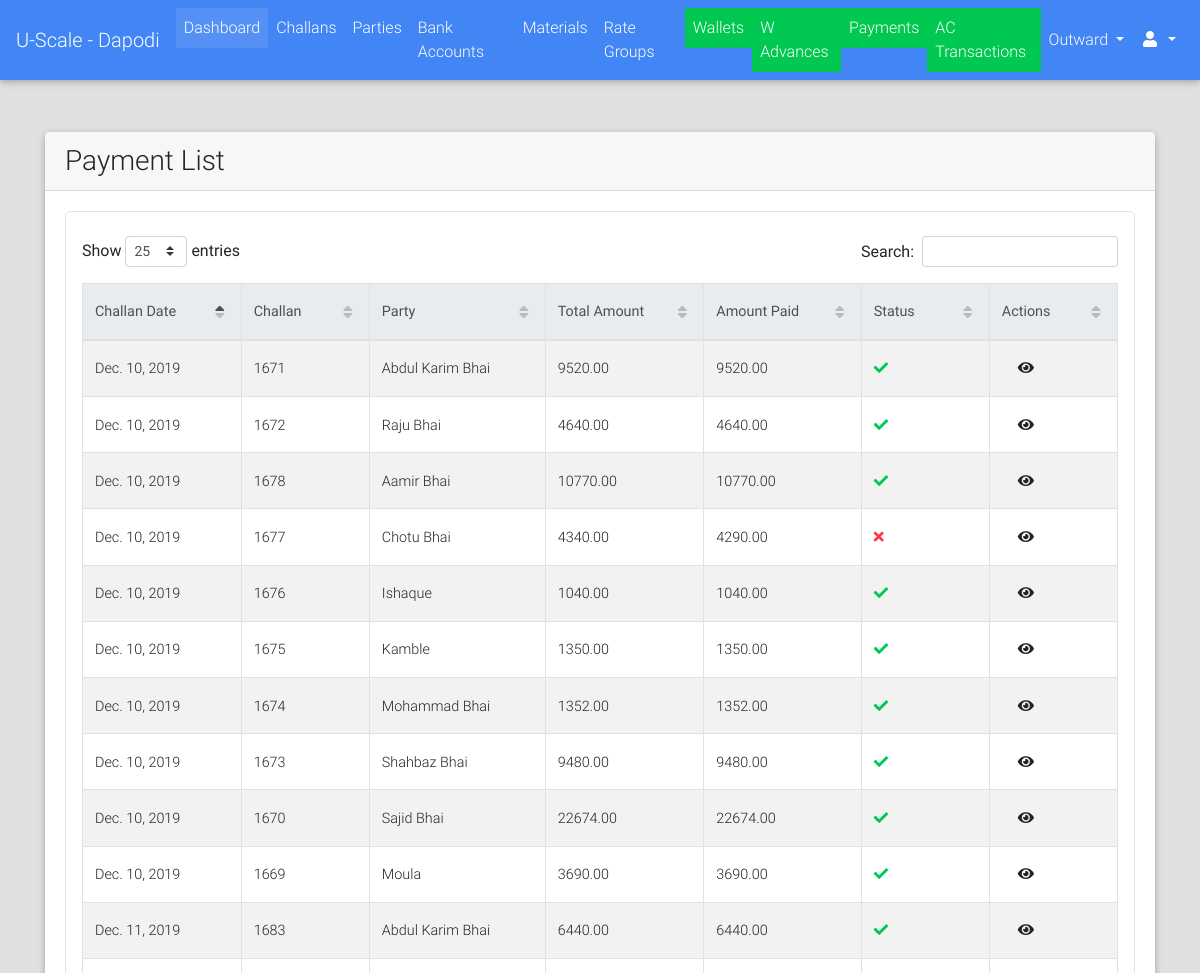
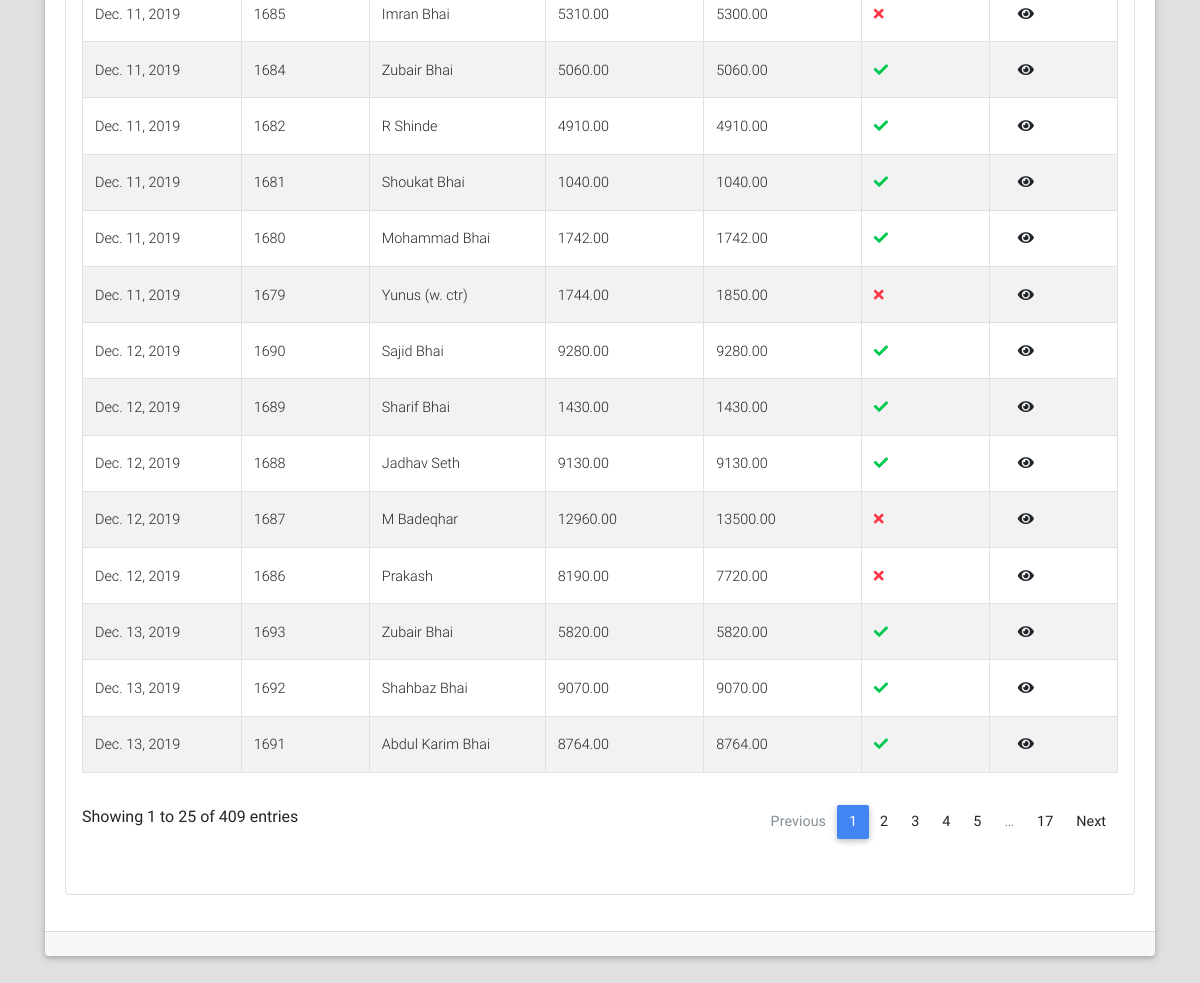
Screenshot of /payments/list/ (signed in) with the database file from the repository (2 pictures, top to bottom).
### payments/models.py (models this page shows, shortened)
class Payment(models.Model):
    PAYMENT_MODE_CHOICES = (("DP", "Direct Payment"), ("AL", "Account Less"))
    PAYMENT_STATUS_CHOICES = (("PN", "Pending"), ("DN", "Done"))
    challan = models.OneToOneField("challans.Challan", on_delete=models.CASCADE)
    payment_mode = models.CharField(max_length=2, choices=PAYMENT_MODE_CHOICES, blank=True, null=True)
    status = models.CharField(max_length=2, choices=PAYMENT_STATUS_CHOICES, default="PN")
    payed_amount = models.DecimalField(max_digits=9, decimal_places=2, default=0.00)
    amount = models.DecimalField(max_digits=9, decimal_places=2, null=True, blank=True)
    image = models.ImageField(upload_to="payments/", blank=True, null=True)
    extra_info = models.TextField(blank=True)
    @property
    def get_absolute_url(self):
        return reverse_lazy("payments:detail", kwargs={"id": self.id})

### challans/models.py (models this page shows, shortened)
class Challan(models.Model):
    STATUS_CHOICES = (("PN", "Pending"), ("DN", "Done"))
    created_by = models.ForeignKey(User, on_delete=models.PROTECT)
    party = models.ForeignKey("parties.Party", on_delete=models.CASCADE)
    challan_no = models.PositiveIntegerField(unique=True
                                             )
    vehicle_details = models.CharField(max_length=128, blank=True, null=True)
    weights_amount = models.DecimalField(max_digits=9, decimal_places=2, default=decimal.Decimal(0.00))
    extra_charges = models.DecimalField(verbose_name="Kata Charges", max_digits=9, decimal_places=2,
                                        default=decimal.Decimal(0.00), validators=[MinValueValidator(limit_value=0), MaxValueValidator(limit_value=100)])
    round_amount = models.DecimalField(max_digits=4, decimal_places=2, default=decimal.Decimal(0.00), validators=[MinValueValidator(limit_value=-10), MaxValueValidator(limit_value=10)])
    total_amount = models.DecimalField(max_digits=9, decimal_places=2, default=decimal.Decimal(0.00), validators=[MinValueValidator(limit_value=0)])
    image = models.ImageField(upload_to="payments/", blank=True, null=True)
    extra_info = models.TextField(blank=True)
    created_on = models.DateField(verbose_name="Challan Date")
    updated_on = models.DateTimeField(auto_now=True)
    is_entries_done = models.BooleanField(default=False)
    is_reports_done = models.BooleanField(default=False)
    is_rates_assigned = models.BooleanField(default=False)
    is_payed = models.BooleanField(default=False)
    status = models.CharField(max_length=2, choices=STATUS_CHOICES, default="PN")
    def __str__(self):
        return str(self.challan_no)

### parties/models.py (models this page shows, shortened)
class Party(models.Model):
    RATE_TYPE_CHOICES = (("GR", "Group Rate"), ("IR", "Individual Rate"))
    rate_type = models.CharField(max_length=2, choices=RATE_TYPE_CHOICES)
    rate_group = models.ForeignKey("rates.RateGroup", on_delete=models.PROTECT, blank=True, null=True)
    name = models.CharField(max_length=128)
    party_code = models.CharField(max_length=32, blank=True)
    address = models.TextField(blank=True)
    phone = models.CharField(max_length=13)
    whatsapp = models.CharField(max_length=13, blank=True)
    email = models.EmailField(blank=True, null=True)
    extra_info = models.TextField(blank=True)
    is_wallet_party = models.BooleanField(default=False)
    is_active = models.BooleanField(default=True)
    class Meta:
        verbose_name = "Party"
        verbose_name_plural = "Parties"
    def __str__(self):
        return self.name

### payments/views.py (the view)
# urls.py: url(r'^payments/list/$', views.PaymentListView.as_view(), name="payments_list"),
class PaymentListView(LoginRequiredMixin, ListView):
    template_name = "payments/list.html"
    model = Payment
    context_object_name = "payments"
    ordering = "-id"

### portal/templatetags/constant_tags.py (called while the page is built)
@register.simple_tag
def get_branch_name():
    return settings.BRANCH_NAME

### portal/templates/payments/list.html (shortened to what this page needs)
{% extends "portal/base.html" %}
{% load crispy_forms_tags %}
{% load static %}
{% block custom_links %}
    <link href="{% static "css/addons/datatables.min.css" %}" rel="stylesheet">
    <link href="{% static "css/addons/datatables-select.min.css" %}" rel="stylesheet">
{% endblock %}
{% block content %}
    <br><br>
    <div class="container">
        <div class="card">
            <div class="card-header">
                <h3 class="m-auto">Payment List</h3>
            </div>
            <div class="card-body">
                 <div class="table p-3 border" style="border-radius: 5px">
                     <table id="dt-basic-checkbox" class="table table-striped table-bordered" cellspacing="0" width="100%">
                         <thead class="thead-light">
                            <th class="th-sm">Challan Date</th>
                            <th class="th-sm">Challan</th>
                            <th class="th-sm">Party</th>
                            <th class="th-sm">Total Amount</th>
                            <th class="th-sm">Amount Paid</th>
                            <th class="th-sm">Status</th>
                            <th class="th-sm">Actions</th>
                         </thead>
                         <tbody>
                             {% if payments %}
                                 {% for payment in payments %}
                                     <tr>
                                        <td>{{ payment.challan.created_on }}</td>
                                        <td>{{ payment.challan }}</td>
                                        <td>{{ payment.challan.party }}</td>
                                        <td>{{ payment.amount }}</td>
                                        <td>{{ payment.payed_amount }}</td>
                                        <td>
                                            {% if payment.status == "DN" %}
                                                <i class="fa fa-check text-success"></i>
                                            {% else %}
                                                <i class="fa fa-times text-danger"></i>
                                            {% endif %}
                                        </td>
                                        <td class="m-auto">
                                            <a class="m-3" href="{{ payment.get_absolute_url }}"><i class="fa fa-eye"></i></a>
                                        </td>
                                     </tr>
                                 {% endfor %}
                             {% else %}
                                 <span class="text-black-50 font-weight-bold">No Parties Found</span>
                             {% endif %}
                         </tbody>
                    </table>
                 </div>
            </div>
            <div class="card-footer">
            </div>
        </div>
    </div>
{% endblock %}

### rows the page displays
Payment: challan.created_on "Dec. 13, 2019", challan "1693", challan.party "Zubair Bhai", amount "5820.00", payed_amount "5820.00", status "DN" (drawn)
Payment: challan.created_on "Dec. 12, 2019", challan "1690", challan.party "Sajid Bhai", amount "9280.00", payed_amount "9280.00", status "DN" (drawn)
Payment: challan.created_on "Dec. 11, 2019", challan "1683", challan.party "Abdul Karim Bhai", amount "6440.00", payed_amount "6440.00", status "DN" (drawn)
Payment: challan.created_on "Dec. 13, 2019", challan "1692", challan.party "Shahbaz Bhai", amount "9070.00", payed_amount "9070.00", status "DN" (drawn)
Payment: challan.created_on "Dec. 13, 2019", challan "1691", challan.party "Abdul Karim Bhai", amount "8764.00", payed_amount "8764.00", status "DN" (drawn)
Payment: challan.created_on "Dec. 10, 2019", challan "1671", challan.party "Abdul Karim Bhai", amount "9520.00", payed_amount "9520.00", status "DN" (drawn)
Payment: challan.created_on "Dec. 10, 2019", challan "1672", challan.party "Raju Bhai", amount "4640.00", payed_amount "4640.00", status "DN" (drawn)
Payment: challan.created_on "Dec. 12, 2019", challan "1689", challan.party "Sharif Bhai", amount "1430.00", payed_amount "1430.00", status "DN" (drawn)
Payment: challan.created_on "Dec. 12, 2019", challan "1688", challan.party "Jadhav Seth", amount "9130.00", payed_amount "9130.00", status "DN" (drawn)
Payment: challan.created_on "Dec. 12, 2019", challan "1687", challan.party "M Badeqhar", amount "12960.00", payed_amount "13500.00", status "PN" (drawn)
Payment: challan.created_on "Dec. 12, 2019", challan "1686", challan.party "Prakash", amount "8190.00", payed_amount "7720.00", status "PN" (drawn)
Payment: challan.created_on "Dec. 11, 2019", challan "1685", challan.party "Imran Bhai", amount "5310.00", payed_amount "5300.00", status "PN" (drawn)
Payment: challan.created_on "Dec. 11, 2019", challan "1684", challan.party "Zubair Bhai", amount "5060.00", payed_amount "5060.00", status "DN" (drawn)
Payment: challan.created_on "Dec. 11, 2019", challan "1682", challan.party "R Shinde", amount "4910.00", payed_amount "4910.00", status "DN" (drawn)
Payment: challan.created_on "Dec. 11, 2019", challan "1681", challan.party "Shoukat Bhai", amount "1040.00", payed_amount "1040.00", status "DN" (drawn)
Payment: challan.created_on "Dec. 11, 2019", challan "1680", challan.party "Mohammad Bhai", amount "1742.00", payed_amount "1742.00", status "DN" (drawn)
Payment: challan.created_on "Dec. 11, 2019", challan "1679", challan.party "Yunus (w. ctr)", amount "1744.00", payed_amount "1850.00", status "PN" (drawn)
Payment: challan.created_on "Dec. 10, 2019", challan "1678", challan.party "Aamir Bhai", amount "10770.00", payed_amount "10770.00", status "DN" (drawn)
Payment: challan.created_on "Dec. 10, 2019", challan "1677", challan.party "Chotu Bhai", amount "4340.00", payed_amount "4290.00", status "PN" (drawn)
Payment: challan.created_on "Dec. 10, 2019", challan "1676", challan.party "Ishaque", amount "1040.00", payed_amount "1040.00", status "DN" (drawn)
Payment: challan.created_on "Dec. 10, 2019", challan "1675", challan.party "Kamble", amount "1350.00", payed_amount "1350.00", status "DN" (drawn)
Payment: challan.created_on "Dec. 10, 2019", challan "1674", challan.party "Mohammad Bhai", amount "1352.00", payed_amount "1352.00", status "DN" (drawn)
Payment: challan.created_on "Dec. 10, 2019", challan "1673", challan.party "Shahbaz Bhai", amount "9480.00", payed_amount "9480.00", status "DN" (drawn)
Payment: challan.created_on "Dec. 10, 2019", challan "1670", challan.party "Sajid Bhai", amount "22674.00", payed_amount "22674.00", status "DN" (drawn)
Payment: challan.created_on "Dec. 10, 2019", challan "1669", challan.party "Moula", amount "3690.00", payed_amount "3690.00", status "DN" (drawn)
